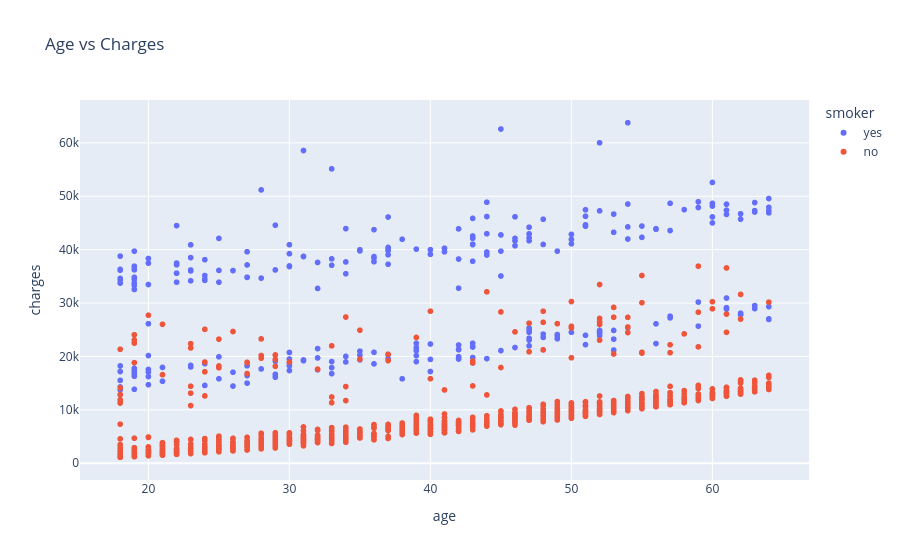

The notebook cell saved with this chart:
### Markdown cell above
### Age and charges

### Code cell
fig = px.scatter(medical, x="age", y="charges", color="smoker", hover_data=["region", "sex"], title="Age vs Charges")
fig.show()

### Figure 1 — Plotly figure (JSON) as saved in the notebook; plotly's stock layout.template omitted (floating-point values rounded to 4 significant figures; data arrays with more than 128 entries replaced by an {"elided": "..."} marker saying what was removed)
{"data": [{"customdata": {"elided": "274x2 str values"}, "hovertemplate": "smoker=yes<br>age=%{x}<br>charges=%{y}<br>region=%{customdata[0]}<br>sex=%{customdata[1]}<extra></extra>", "legendgroup": "yes", "marker": {"color": "#636efa", "symbol": "circle"}, "mode": "markers", "name": "yes", "showlegend": true, "type": "scattergl", "x": {"elided": "274 int values"}, "xaxis": "x", "y": {"elided": "274 float values"}, "yaxis": "y"}, {"customdata": {"elided": "1064x2 str values"}, "hovertemplate": "smoker=no<br>age=%{x}<br>charges=%{y}<br>region=%{customdata[0]}<br>sex=%{customdata[1]}<extra></extra>", "legendgroup": "no", "marker": {"color": "#EF553B", "symbol": "circle"}, "mode": "markers", "name": "no", "showlegend": true, "type": "scattergl", "x": {"elided": "1064 int values"}, "xaxis": "x", "y": {"elided": "1064 float values"}, "yaxis": "y"}], "layout": {"autosize": true, "legend": {"title": {"text": "smoker"}, "tracegroupgap": 0}, "title": {"text": "Age vs Charges"}, "xaxis": {"anchor": "y", "autorange": true, "domain": [0, 1], "range": [15.04, 66.96], "title": {"text": "age"}, "type": "linear"}, "yaxis": {"anchor": "x", "autorange": true, "domain": [0, 1], "range": [-4048.0, 68940.0], "title": {"text": "charges"}, "type": "linear"}}}
